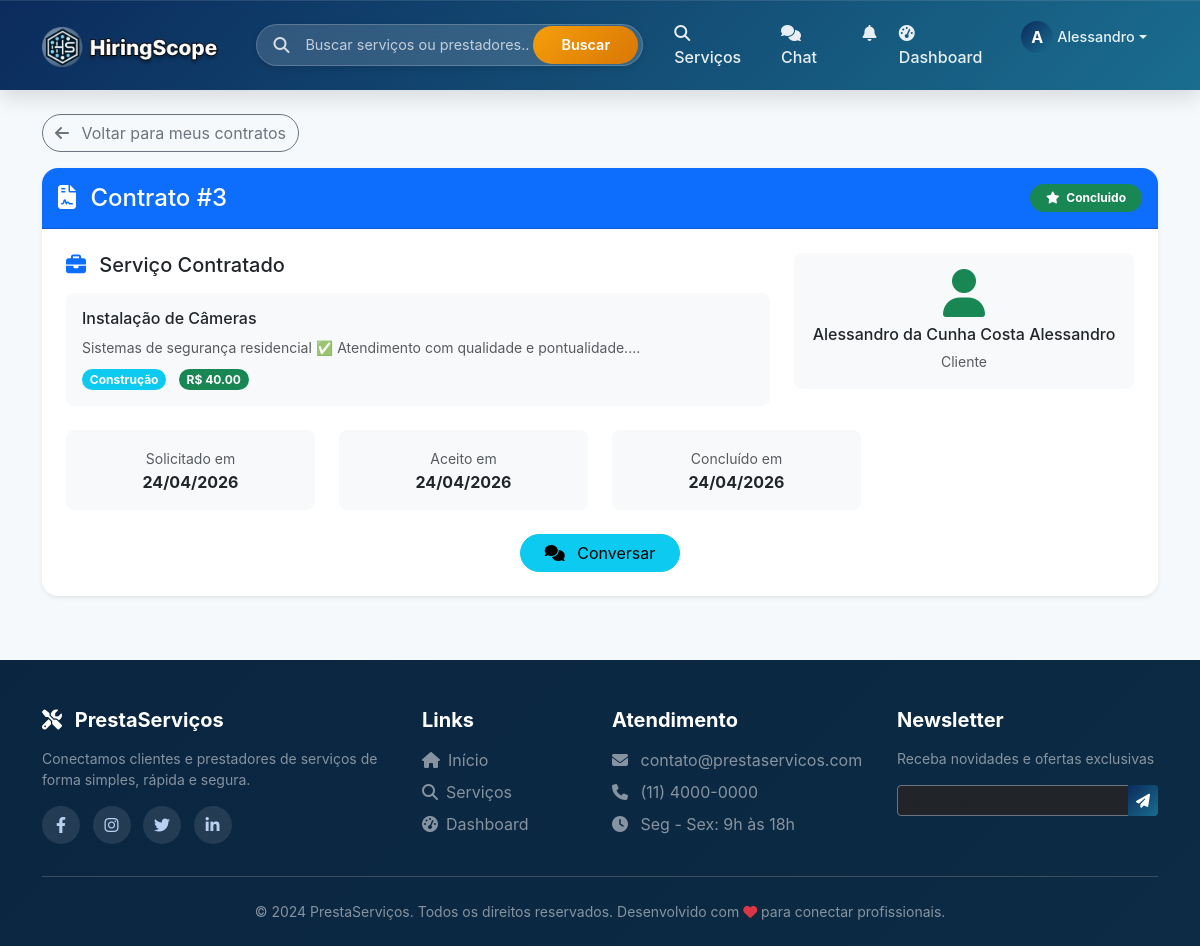
/contrato/detalhe/3 (signed in), run on the app's committed database.
### models.py (models this page shows, shortened)
class Usuario(UserMixin, db.Model):
    __tablename__ = 'usuarios'
    id = db.Column(db.Integer, primary_key=True)
    nome = db.Column(db.String(100), nullable=False)
    email = db.Column(db.String(100), unique=True, nullable=False)
    senha_hash = db.Column(db.String(200), nullable=False)
    telefone = db.Column(db.String(20))
    tipo = db.Column(db.String(20), nullable=False)  # cliente, prestador
    is_admin = db.Column(db.Boolean, default=False)  # NOVO CAMPO
    data_cadastro = db.Column(db.DateTime, default=datetime.utcnow)
    foto_perfil = db.Column(db.String(200), default='default.jpg')
    foto_url = db.Column(db.String(500), nullable=True)  # URL da foto do Google
    descricao = db.Column(db.Text)
    servicos_oferecidos = db.relationship('Servico', back_populates='prestador', lazy=True, overlaps='prestador_rel')
    avaliacoes_recebidas = db.relationship('Avaliacao', foreign_keys='Avaliacao.prestador_id', back_populates='prestador', lazy=True, overlaps='avaliado_rel')
    avaliacoes_feitas = db.relationship('Avaliacao', foreign_keys='Avaliacao.cliente_id', back_populates='cliente', lazy=True, overlaps='avaliador_rel')
    favoritos = db.relationship('Favorito', foreign_keys='Favorito.cliente_id', back_populates='cliente', lazy=True, overlaps='cliente_rel')
    contratos_como_cliente = db.relationship('Contrato', foreign_keys='Contrato.cliente_id', back_populates='cliente', lazy=True, overlaps='cliente_rel')
    contratos_como_prestador = db.relationship('Contrato', foreign_keys='Contrato.prestador_id', back_populates='prestador', lazy=True, overlaps='prestador_rel')

class Contrato(db.Model):
    __tablename__ = 'contratos'
    id = db.Column(db.Integer, primary_key=True)
    cliente_id = db.Column(db.Integer, db.ForeignKey('usuarios.id'), nullable=False)
    prestador_id = db.Column(db.Integer, db.ForeignKey('usuarios.id'), nullable=False)
    servico_id = db.Column(db.Integer, db.ForeignKey('servicos.id'), nullable=False)
    status = db.Column(db.String(20), default='pendente')  # pendente, aceito, em_andamento, concluido, cancelado
    data_solicitacao = db.Column(db.DateTime, default=datetime.utcnow)
    data_aceite = db.Column(db.DateTime, nullable=True)
    data_inicio = db.Column(db.DateTime, nullable=True)
    data_conclusao = db.Column(db.DateTime, nullable=True)
    mensagem_cliente = db.Column(db.Text, nullable=True)
    mensagem_prestador = db.Column(db.Text, nullable=True)
    preco_acordado = db.Column(db.Float, nullable=True)
    cliente = db.relationship('Usuario', foreign_keys=[cliente_id], back_populates='contratos_como_cliente')
    prestador = db.relationship('Usuario', foreign_keys=[prestador_id], back_populates='contratos_como_prestador')
    servico = db.relationship('Servico', foreign_keys=[servico_id], back_populates='contratos')
    avaliacao = db.relationship('Avaliacao', back_populates='contrato', uselist=False, cascade='all, delete-orphan')
    def get_status_icon(self):
        icons = {
            'pendente': 'fa-clock',
            'aceito': 'fa-check-circle',
            'em_andamento': 'fa-spinner',
            'concluido': 'fa-star',
            'cancelado': 'fa-times-circle'
        }
        return icons.get(self.status, 'fa-file-contract')
    def get_status_color(self):
        colors = {
            'pendente': 'warning',
            'aceito': 'info',
            'em_andamento': 'primary',
            'concluido': 'success',
            'cancelado': 'danger'
        }
        return colors.get(self.status, 'secondary')

class Servico(db.Model):
    __tablename__ = 'servicos'
    id = db.Column(db.Integer, primary_key=True)
    prestador_id = db.Column(db.Integer, db.ForeignKey('usuarios.id'), nullable=False)
    titulo = db.Column(db.String(200), nullable=False)
    descricao = db.Column(db.Text, nullable=False)
    categoria = db.Column(db.String(100))
    tipo_preco = db.Column(db.String(20), default='fixo')  # fixo, hora, dia, metro, consulta
    preco = db.Column(db.Float)
    destaque = db.Column(db.Boolean, default=False)
    destaque_pago = db.Column(db.Boolean, default=False)
    destaque_data_fim = db.Column(db.DateTime, nullable=True)
    data_postagem = db.Column(db.DateTime, default=datetime.utcnow)
    imagem_base64 = db.Column(db.Text, nullable=True)
    prestador = db.relationship('Usuario', foreign_keys=[prestador_id], back_populates='servicos_oferecidos')
    solicitacoes = db.relationship('Solicitacao', back_populates='servico', lazy=True, overlaps='servico_rel')
    avaliacoes = db.relationship('Avaliacao', back_populates='servico', lazy=True, overlaps='servico_rel')
    contratos = db.relationship('Contrato', back_populates='servico', lazy=True, overlaps='servico_rel')

### routes/contrato_routes.py (the view)
@contrato_bp.route('/detalhe/<int:contrato_id>')
@login_required
def detalhe_contrato(contrato_id):
    contrato = Contrato.query.get_or_404(contrato_id)
    if contrato.cliente_id != current_user.id and contrato.prestador_id != current_user.id:
        flash('Acesso negado', 'danger')
        return redirect(url_for('index'))
    avaliacao = None
    if contrato.status == 'concluido':
        avaliacao = Avaliacao.query.filter_by(
            contrato_id=contrato.id,
            cliente_id=current_user.id
        ).first()
    return render_template('contratos/detalhe.html', contrato=contrato, avaliacao=avaliacao)

### templates/contratos/detalhe.html (shortened to what this page needs)
{% extends "base.html" %}
{% block content %}
<div class="container mt-4">
    <div class="mb-3">
        <a href="{{ url_for('contrato.meus_contratos') }}" class="btn btn-outline-secondary rounded-pill">
            <i class="fas fa-arrow-left me-2"></i> Voltar para meus contratos
        </a>
    </div>
    <div class="card shadow-sm border-0 rounded-4">
        <div class="card-header bg-primary text-white rounded-top-4 py-3">
            <div class="d-flex justify-content-between align-items-center flex-wrap">
                <h4 class="mb-0">
                    <i class="fas fa-file-contract me-2"></i>
                    Contrato #{{ contrato.id }}
                </h4>
                <span class="badge bg-{{ contrato.get_status_color() }} px-3 py-2 rounded-pill">
                    <i class="fas {{ contrato.get_status_icon() }} me-1"></i>
                    {{ contrato.status|replace('_', ' ')|title }}
                </span>
            </div>
        </div>
        <div class="card-body p-4">
            <div class="row mb-4">
                <div class="col-md-8">
                    <h5 class="mb-3">
                        <i class="fas fa-briefcase text-primary me-2"></i>
                        Serviço Contratado
                    </h5>
                    <div class="bg-light p-3 rounded-3">
                        <h6 class="mb-2">{{ contrato.servico.titulo }}</h6>
                        <p class="text-muted small mb-2">{{ contrato.servico.descricao[:150] }}...</p>
                        <span class="badge bg-info rounded-pill">{{ contrato.servico.categoria }}</span>
                        {% if contrato.preco_acordado %}
                            <span class="badge bg-success rounded-pill ms-2">
                                R$ {{ "%.2f"|format(contrato.preco_acordado) }}
                            </span>
                        {% endif %}
                    </div>
                </div>
                <div class="col-md-4">
                    <div class="card bg-light border-0 rounded-3">
                        <div class="card-body text-center">
                            {% if current_user.id == contrato.cliente_id %}
                                <i class="fas fa-user-tie fa-3x text-primary mb-2"></i>
                                <h6 class="mb-1">{{ contrato.prestador.nome }}</h6>
                                <small class="text-muted">Prestador</small>
                            {% else %}
                                <i class="fas fa-user fa-3x text-success mb-2"></i>
                                <h6 class="mb-1">{{ contrato.cliente.nome }}</h6>
                                <small class="text-muted">Cliente</small>
                            {% endif %}
                        </div>
                    </div>
                </div>
            </div>
            <div class="row mb-4">
                <div class="col-md-3">
                    <div class="text-center p-3 bg-light rounded-3">
                        <small class="text-muted">Solicitado em</small>
                        <p class="mb-0 fw-bold">{{ contrato.data_solicitacao.strftime('%d/%m/%Y') }}</p>
                    </div>
                </div>
                {% if contrato.data_aceite %}
                <div class="col-md-3">
                    <div class="text-center p-3 bg-light rounded-3">
                        <small class="text-muted">Aceito em</small>
                        <p class="mb-0 fw-bold">{{ contrato.data_aceite.strftime('%d/%m/%Y') }}</p>
                    </div>
                </div>
                {% endif %}
                {% if contrato.data_conclusao %}
                <div class="col-md-3">
                    <div class="text-center p-3 bg-light rounded-3">
                        <small class="text-muted">Concluído em</small>
                        <p class="mb-0 fw-bold">{{ contrato.data_conclusao.strftime('%d/%m/%Y') }}</p>
                    </div>
                </div>
                {% endif %}
            </div>
            <div class="row mt-4">
                <div class="col-12">
                    <div class="d-flex gap-2 flex-wrap justify-content-center">
                        <button onclick="iniciarChat({{ contrato.prestador_id if current_user.id == contrato.cliente_id else contrato.cliente_id }}, '{{ (contrato.prestador.nome if current_user.id == contrato.cliente_id else contrato.cliente.nome)|replace("'", "\\'") }}')"
                                class="btn btn-info rounded-pill px-4">
                            <i class="fas fa-comments me-2"></i> Conversar
                        </button>
                    </div>
                </div>
            </div>
        </div>
    </div>
</div>
{% endblock %}

### templates/components/base/navbar.html (shortened to what this page needs)
<nav class="navbar navbar-expand-lg navbar-dark sticky-top">
    <div class="container">
        <a class="navbar-brand" href="{{ url_for('main.index') }}">
            <img src="{{ url_for('static', filename='img/logo.png') }}"
                 alt="PrestaServiços"
                 class="navbar-logo"
                 style="height: 42px;"
                 onerror="this.onerror=null; this.parentNode.innerHTML='<i class=\'fas fa-tools me-2\'></i> PrestaServiços';">
        </a>
        <div class="search-bar-desktop d-none d-lg-block">
            <div class="search-bar-wrapper">
                <div class="search-icon"><i class="fas fa-search"></i></div>
                <input type="text" id="globalSearchInput" class="search-input" placeholder="Buscar serviços ou prestadores...">
                <button id="globalSearchBtn" class="search-btn">Buscar</button>
            </div>
        </div>
        <div class="collapse navbar-collapse" id="navbarNav">
            <ul class="navbar-nav ms-auto">
                <li class="nav-item">
                    <a class="nav-link" href="{{ url_for('servico.lista') }}">
                        <i class="fas fa-search me-1"></i> Serviços
                    </a>
                </li>
                {% if current_user.is_authenticated %}
                    <li class="nav-item position-relative">
                        <a class="nav-link chat-link" href="{{ url_for('chat.index') }}">
                            <i class="fas fa-comments me-1"></i> Chat
                        </a>
                    </li>
                    <li class="nav-item dropdown">
                        <a class="nav-link" href="#" id="notificationDropdown" role="button" data-bs-toggle="dropdown">
                            <i class="fas fa-bell"></i>
                        </a>
                    </li>
                    <li class="nav-item">
                        <a class="nav-link" href="{{ url_for('main.dashboard') }}">
                            <i class="fas fa-tachometer-alt me-1"></i> Dashboard
                        </a>
                    </li>
                    <li class="nav-item dropdown">
                        <a class="nav-link dropdown-toggle d-flex align-items-center" href="#" id="userDropdown" role="button" data-bs-toggle="dropdown">
                            {% if current_user.foto_url %}
                                <div class="user-avatar-nav-placeholder" style="display: none;">{{ current_user.nome[0]|upper }}</div>
                            {% else %}
                                <div class="user-avatar-nav-placeholder">{{ current_user.nome[0]|upper }}</div>
                            {% endif %}
                            <span class="user-name-nav ms-1">{{ current_user.nome.split()[0] }}</span>
                        </a>
                    </li>
                {% endif %}
            </ul>
        </div>
    </div>
</nav>

### data on the page
Usuario: nome "A", nome "Alessandro"
Contrato: id "3", status "Concluido", preco_acordado "40.00", data_solicitacao "24/04/2026", data_aceite "24/04/2026", data_conclusao "24/04/2026"
Servico: servico.titulo "Instalação de Câmeras", servico "Sistemas de segurança residencial ✅ Atendimento com qualidade e pontualidade.", servico.categoria "Construção"
Usuario: cliente.nome "Alessandro da Cunha Costa Alessandro"
